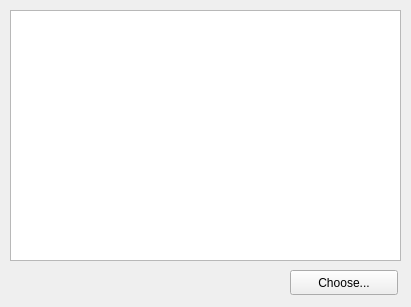
<?xml version="1.0" encoding="UTF-8"?>
<ui version="4.0">
 <class>Config</class>
 <widget class="QWidget" name="Config">
  <property name="geometry">
   <rect>
    <x>0</x>
    <y>0</y>
    <width>411</width>
    <height>307</height>
   </rect>
  </property>
  <property name="sizePolicy">
   <sizepolicy hsizetype="Maximum" vsizetype="Maximum">
    <horstretch>0</horstretch>
    <verstretch>0</verstretch>
   </sizepolicy>
  </property>
  <property name="windowTitle">
   <string>Form</string>
  </property>
  <widget class="QGraphicsView" name="graphicsView">
   <property name="geometry">
    <rect>
     <x>10</x>
     <y>10</y>
     <width>391</width>
     <height>251</height>
    </rect>
   </property>
  </widget>
  <widget class="QPushButton" name="pushButton">
   <property name="geometry">
    <rect>
     <x>290</x>
     <y>270</y>
     <width>108</width>
     <height>25</height>
    </rect>
   </property>
   <property name="text">
    <string>Choose...</string>
   </property>
  </widget>
 </widget>
 <resources/>
 <connections/>
</ui>
